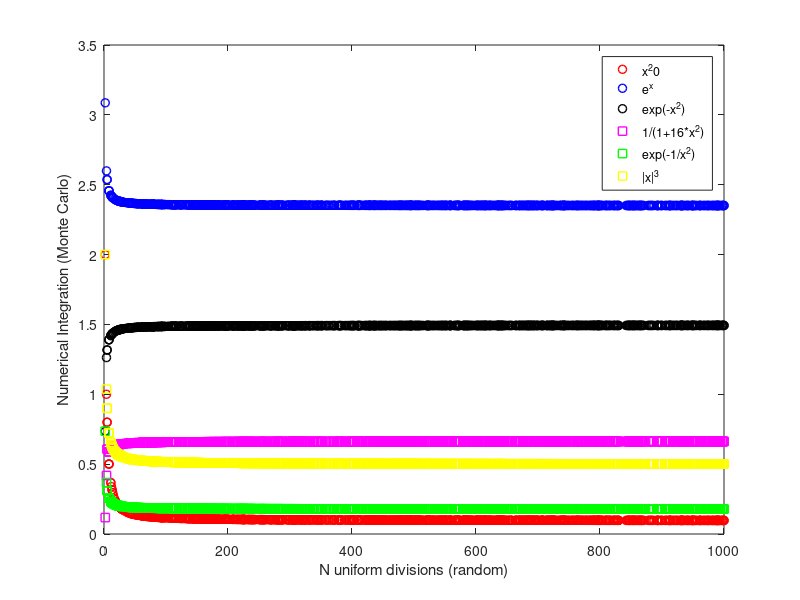

The MATLAB script that drew this image:
%-------------------------------------------------------------------------%
% Problem 3.5
%-------------------------------------------------------------------------%
close all
clear all
clc
format long
%-------------------------------------------------------------------------%
% Input Setup
%-------------------------------------------------------------------------%
a = -1.;
b = 1.;

% Analytical Values of Integration
% [x^20,e^x,exp-x^2,1/(1+16*x^2),exp(-1/x^2),|x|^3]
I_wolfram = [0.09523809523809, 2.35040238728760, 1.49364826562485, ...
    0.66290883183401623252961960521423781559, ...
    0.17814771178156, 0.50000000000000];

%--------------------%
% Monte Carlo Method %
%--------------------%
N= [];
n = 1;

while n <= 1000
    
    
    n_mc = round(rand(1)*1000); % random number of "n" points
    x_mc = linspace(a,b,n_mc);
    
    f1_mc = x_mc.^20;
    f2_mc = exp(x_mc);
    f3_mc = exp(-x_mc.^2);
    f4_mc = 1./(1. + 16.*(x_mc.^2.));         % not even close to
    f5_mc = exp(-1./(x_mc.^2));             % the most efficient
    f6_mc = abs(x_mc.^3);                   % code ...
    
    I1_mc = (b-a)*mean(f1_mc); % Numerical Integral (Monte Carlo)
    
    I2_mc = (b-a)*mean(f2_mc); % Numerical Integral (Monte Carlo)
    
    I3_mc = (b-a)*mean(f3_mc); % Numerical Integral (Monte Carlo)
    
    I4_mc = (b-a)*mean(f4_mc); % Numerical Integral (Monte Carlo)
    
    I5_mc = (b-a)*mean(f5_mc); % Numerical Integral (Monte Carlo)
    
    I6_mc = (b-a)*mean(f6_mc); % Numerical Integral (Monte Carlo)
    
    N(n) = n_mc;
    
    I1(n) = I1_mc;
    I2(n) = I2_mc;
    I3(n) = I3_mc;
    I4(n) = I4_mc;
    I5(n) = I5_mc;
    I6(n) = I6_mc;
    
    n = n+1
    
end    

figure
plot(N,I1,'ro','LineWidth',1.0);
hold on
plot(N,I2,'bo','LineWidth',1.0);
hold on
plot(N,I3,'ko','LineWidth',1.0);
hold on
plot(N,I4,'ms','LineWidth',1.0);
hold on
plot(N,I5,'gs','LineWidth',1.0);
hold on
plot(N,I6,'ys','LineWidth',1.0);
hold on
ylabel('Numerical Integration (Monte Carlo)')
xlabel('N uniform divisions (random)')

legend('x^20','e^x','exp(-x^2)','1/(1+16*x^2)','exp(-1/x^2)','|x|^3')

var1 = var(I1)
var2 = var(I2)
var3 = var(I3)
var4 = var(I4)
var5 = var(I5)
var6 = var(I6)

